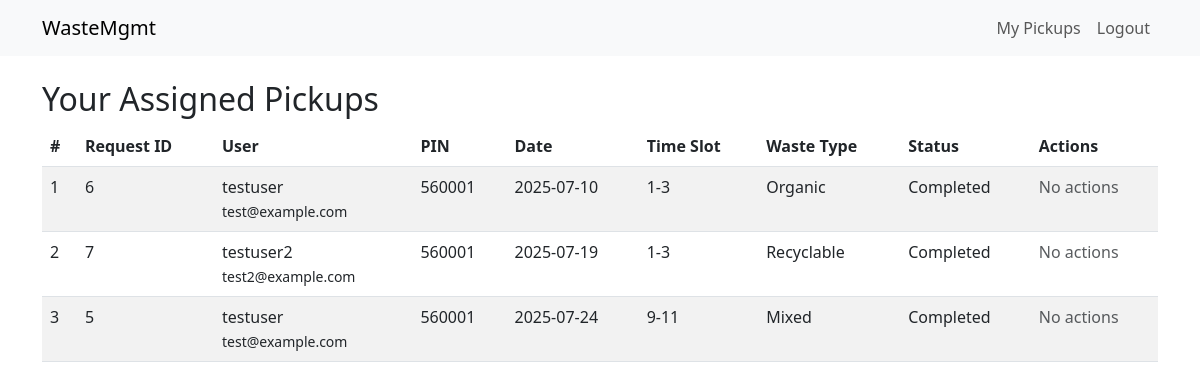
The app's page /driver/ (signed in) with its own data.
### app/models.py (models this page shows, shortened)
class Pickup(db.Model):
    __tablename__ = 'pickups'
    id = db.Column(db.Integer, primary_key=True)
    user_id = db.Column(db.Integer, db.ForeignKey('users.id'), nullable=False)
    driver_id = db.Column(db.Integer, db.ForeignKey('users.id'), nullable=True)
    pin_code = db.Column(db.String(10), nullable=False)
    waste_type = db.Column(db.String(20), nullable=False)
    pickup_date = db.Column(db.Date, nullable=False)
    time_slot = db.Column(db.String(20), nullable=False)
    status = db.Column(db.String(20), nullable=False, default='Pending')
    created_at = db.Column(db.DateTime, default=datetime.utcnow)

class User(db.Model, UserMixin):
    __tablename__ = 'users'
    id = db.Column(db.Integer, primary_key=True)
    username = db.Column(db.String(50), nullable=False)
    email = db.Column(db.String(120), unique=True, nullable=False)
    phone = db.Column(db.String(20), unique=True, nullable=False)
    password_hash = db.Column(db.String(128), nullable=False)
    role = db.Column(db.String(20), nullable=False, default='user')
    created_at = db.Column(db.DateTime, default=datetime.utcnow)
    pickups_requested = db.relationship(
        'Pickup',
        foreign_keys='Pickup.user_id',
        backref='user',
        lazy=True
    )
    pickups_driven = db.relationship(
        'Pickup',
        foreign_keys='Pickup.driver_id',
        backref='driver',
        lazy=True
    )
    complaints = db.relationship('Complaint', backref='user', lazy=True)

### app/routes/driver.py (the view)
@driver_bp.route('/')
def list_pickups():
    pickups = Pickup.query.filter_by(driver_id=current_user.id)\
                         .order_by(Pickup.pickup_date, Pickup.time_slot)\
                         .all()
    return render_template('driver_pickups.html', pickups=pickups)

### app/models.py (called while the page is built)
@login_manager.user_loader
def load_user(user_id):
    return User.query.get(int(user_id))

### app/routes/driver.py (called while the page is built)
@driver_bp.before_request
@login_required
def ensure_driver():
    if current_user.role != 'driver':
        flash('Access denied: Drivers only.', 'danger')
        return redirect(url_for('dashboard.home'))

### app/templates/driver_pickups.html (shortened to what this page needs)
{% extends 'base.html' %}
{% block content %}
<div class="mt-4">
  <h2>Your Assigned Pickups</h2>
  {% if pickups %}
    <table class="table table-striped">
      <thead>
        <tr>
          <th>#</th>
          <th>Request ID</th>
          <th>User</th>
          <th>PIN</th>
          <th>Date</th>
          <th>Time Slot</th>
          <th>Waste Type</th>
          <th>Status</th>
          <th>Actions</th>
        </tr>
      </thead>
      <tbody>
        {% for p in pickups %}
        <tr>
          <td>{{ loop.index }}</td>
          <td>{{ p.id }}</td>
          <td>{{ p.user.username }}<br><small>{{ p.user.email }}</small></td>
          <td>{{ p.pin_code }}</td>
          <td>{{ p.pickup_date.strftime('%Y-%m-%d') }}</td>
          <td>{{ p.time_slot }}</td>
          <td>{{ p.waste_type.title() }}</td>
          <td>{{ p.status }}</td>
          <td>
            {% if p.status == 'Pending' %}
              <a href="{{ url_for('driver.update_pickup', pickup_id=p.id, status='On the Way') }}"
                 class="btn btn-sm btn-primary mb-1">On the Way</a>
            {% elif p.status == 'On the Way' %}
              <a href="{{ url_for('driver.update_pickup', pickup_id=p.id, status='Arrived') }}"
                 class="btn btn-sm btn-info mb-1">Arrived</a>
            {% elif p.status == 'Arrived' %}
              <a href="{{ url_for('driver.update_pickup', pickup_id=p.id, status='Completed') }}"
                 class="btn btn-sm btn-success">Completed</a>
            {% else %}
              <span class="text-muted">No actions</span>
            {% endif %}
          </td>
        </tr>
        {% endfor %}
      </tbody>
    </table>
  {% else %}
    <p class="text-center">No pickups have been assigned to you yet.</p>
  {% endif %}
</div>
{% endblock %}

### records on screen
Pickup: id "6", user.username "testuser", user.email "test@example.com", pin_code "560001", pickup_date "2025-07-10", time_slot "1-3", waste_type "Organic", status "Completed", shows "No actions"
Pickup: id "7", user.username "testuser2", user.email "test2@example.com", pin_code "560001", pickup_date "2025-07-19", time_slot "1-3", waste_type "Recyclable", status "Completed", shows "No actions"
Pickup: id "5", user.username "testuser", user.email "test@example.com", pin_code "560001", pickup_date "2025-07-24", time_slot "9-11", waste_type "Mixed", status "Completed", shows "No actions"
